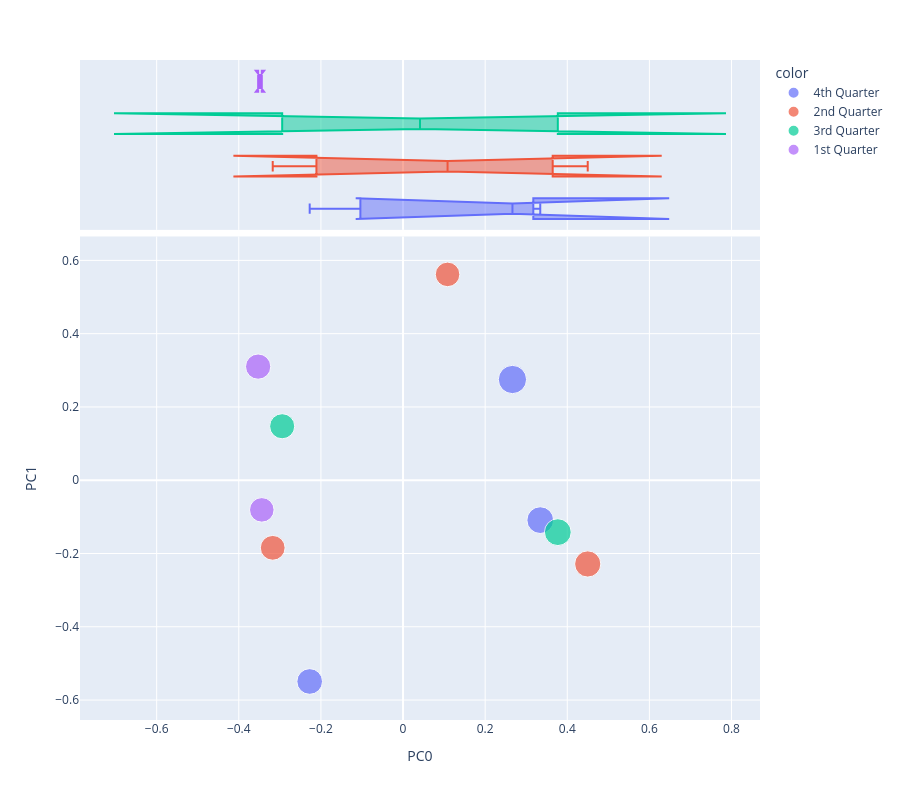

Notebook source saved alongside this figure:
### Code cell
vis_pcs(DCM, 0, 1)

### Figure 1 — Plotly figure (JSON) as saved in the notebook; plotly's stock layout.template omitted (floating-point values rounded to 4 significant figures)
{"data": [{"hovertemplate": "<b>%{hovertext}</b><br><br>color=4th Quarter<br>PC0=%{x}<br>PC1=%{y}<br>size=%{marker.size}<extra></extra>", "hovertext": ["What Dope Arrest is Doing to Career of Barbara McNair", "Tito Jackson: His Music and His Family", "Ten Ways to Get a Mink Coat/ Why Negro Suicides are Increasing"], "legendgroup": "4th Quarter", "marker": {"color": "#636efa", "size": [99374, 89009, 81741], "sizemode": "area", "sizeref": 248.4, "symbol": "circle"}, "mode": "markers", "name": "4th Quarter", "orientation": "v", "showlegend": true, "type": "scatter", "x": [0.2665, 0.3342, -0.2273], "xaxis": "x", "y": [0.2749, -0.109, -0.5493], "yaxis": "y"}, {"alignmentgroup": "True", "hovertemplate": "<b>%{hovertext}</b><br><br>color=4th Quarter<br>PC0=%{x}<extra></extra>", "hovertext": ["What Dope Arrest is Doing to Career of Barbara McNair", "Tito Jackson: His Music and His Family", "Ten Ways to Get a Mink Coat/ Why Negro Suicides are Increasing"], "legendgroup": "4th Quarter", "marker": {"color": "#636efa", "symbol": "circle"}, "name": "4th Quarter", "notched": true, "offsetgroup": "4th Quarter", "showlegend": false, "type": "box", "x": [0.2665, 0.3342, -0.2273], "xaxis": "x2", "yaxis": "y2"}, {"hovertemplate": "<b>%{hovertext}</b><br><br>color=2nd Quarter<br>PC0=%{x}<br>PC1=%{y}<br>size=%{marker.size}<extra></extra>", "hovertext": ["What's Behind Suicide of Charles Diggs Sr.?", "New Reggie Defends His Hero Image", "Why Cuban Rebels Jailed Son of Wealthy Negro / Will Marriage to Jack Denison Hurt Dandridge's Career?"], "legendgroup": "2nd Quarter", "marker": {"color": "#EF553B", "size": [74986, 85341, 76401], "sizemode": "area", "sizeref": 248.4, "symbol": "circle"}, "mode": "markers", "name": "2nd Quarter", "orientation": "v", "showlegend": true, "type": "scatter", "x": [0.1084, 0.4498, -0.3174], "xaxis": "x", "y": [0.5618, -0.2286, -0.1845], "yaxis": "y"}, {"alignmentgroup": "True", "hovertemplate": "<b>%{hovertext}</b><br><br>color=2nd Quarter<br>PC0=%{x}<extra></extra>", "hovertext": ["What's Behind Suicide of Charles Diggs Sr.?", "New Reggie Defends His Hero Image", "Why Cuban Rebels Jailed Son of Wealthy Negro / Will Marriage to Jack Denison Hurt Dandridge's Career?"], "legendgroup": "2nd Quarter", "marker": {"color": "#EF553B", "symbol": "circle"}, "name": "2nd Quarter", "notched": true, "offsetgroup": "2nd Quarter", "showlegend": false, "type": "box", "x": [0.1084, 0.4498, -0.3174], "xaxis": "x2", "yaxis": "y2"}, {"hovertemplate": "<b>%{hovertext}</b><br><br>color=3rd Quarter<br>PC0=%{x}<br>PC1=%{y}<br>size=%{marker.size}<extra></extra>", "hovertext": ["Benson Shares His Fame With Family", "First Poll Reveals Candidates Negroes Want for President / What Negroes Don't Know about Hawaii"], "legendgroup": "3rd Quarter", "marker": {"color": "#00cc96", "size": [89396, 78302], "sizemode": "area", "sizeref": 248.4, "symbol": "circle"}, "mode": "markers", "name": "3rd Quarter", "orientation": "v", "showlegend": true, "type": "scatter", "x": [0.377, -0.2943], "xaxis": "x", "y": [-0.1417, 0.1473], "yaxis": "y"}, {"alignmentgroup": "True", "hovertemplate": "<b>%{hovertext}</b><br><br>color=3rd Quarter<br>PC0=%{x}<extra></extra>", "hovertext": ["Benson Shares His Fame With Family", "First Poll Reveals Candidates Negroes Want for President / What Negroes Don't Know about Hawaii"], "legendgroup": "3rd Quarter", "marker": {"color": "#00cc96", "symbol": "circle"}, "name": "3rd Quarter", "notched": true, "offsetgroup": "3rd Quarter", "showlegend": false, "type": "box", "x": [0.377, -0.2943], "xaxis": "x2", "yaxis": "y2"}, {"hovertemplate": "<b>%{hovertext}</b><br><br>color=1st Quarter<br>PC0=%{x}<br>PC1=%{y}<br>size=%{marker.size}<extra></extra>", "hovertext": ["How Negroes Feel about a Catholic for US President / Labor Department's Talented Lady Lawyer", "Rudy McCollum Talks Ends 5-Year Silence in Insane Asylum"], "legendgroup": "1st Quarter", "marker": {"color": "#ab63fa", "size": [79252, 74909], "sizemode": "area", "sizeref": 248.4, "symbol": "circle"}, "mode": "markers", "name": "1st Quarter", "orientation": "v", "showlegend": true, "type": "scatter", "x": [-0.3529, -0.344], "xaxis": "x", "y": [0.3101, -0.08093], "yaxis": "y"}, {"alignmentgroup": "True", "hovertemplate": "<b>%{hovertext}</b><br><br>color=1st Quarter<br>PC0=%{x}<extra></extra>", "hovertext": ["How Negroes Feel about a Catholic for US President / Labor Department's Talented Lady Lawyer", "Rudy McCollum Talks Ends 5-Year Silence in Insane Asylum"], "legendgroup": "1st Quarter", "marker": {"color": "#ab63fa", "symbol": "circle"}, "name": "1st Quarter", "notched": true, "offsetgroup": "1st Quarter", "showlegend": false, "type": "box", "x": [-0.3529, -0.344], "xaxis": "x2", "yaxis": "y2"}], "layout": {"height": 800, "legend": {"itemsizing": "constant", "title": {"text": "color"}, "tracegroupgap": 0}, "margin": {"t": 60}, "xaxis": {"anchor": "y", "domain": [0, 1], "title": {"text": "PC0"}}, "xaxis2": {"anchor": "y2", "domain": [0, 1], "matches": "x", "showgrid": true, "showticklabels": false}, "yaxis": {"anchor": "x", "domain": [0, 0.7326], "title": {"text": "PC1"}}, "yaxis2": {"anchor": "x2", "domain": [0.7426, 1], "matches": "y2", "showgrid": false, "showline": false, "showticklabels": false, "ticks": ""}}}
